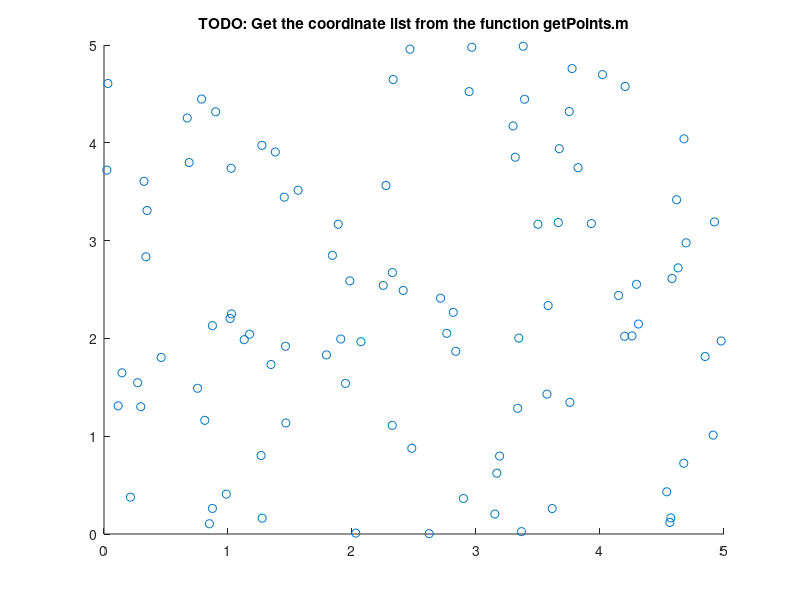

This chart was generated by the following MATLAB code: (Note: this script raises an error after producing the figure.)
% Cluster 2D pointclouds with spectral clustering and compare with k-means
% USI, ICS, Lugano
% Numerical Computing 

clear all;close all;
warning OFF;

addpath ../datasets
addpath ../datasets/Meshes

% Specify the number of clusters
K = 2;

%% 1.1) Get coordinate list from pointclouds
% \----------------------------/
%     Your implementation
% \----------------------------/
% Coords used in this script
Pts_dummy = [rand(1,100)*5;rand(1,100)*5]';
figure;
scatter(Pts_dummy(:,1),Pts_dummy(:,2))
title('TODO: Get the coordinate list from the function getPoints.m')

n = size(Pts_dummy,1);
% dummy vars
dummy_map     = ones(n,1);
dummy_epsilon = 1;

% Create Gaussian similarity function
[S] = similarityfunc(Pts_dummy(:,1:2));

%% 1.2) Find the minimal spanning tree of the full graph. Use the information
%      to determine a valid value for epsilon        
% \----------------------------/
%     Your implementation
% \----------------------------/

%% 1.3) Create the epsilon similarity graph
[G] = epsilonSimGraph(dummy_epsilon,Pts_dummy);
% \----------------------------/
%     Your implementation
% \----------------------------/

%% 1.4) Create the adjacency matrix for the epsilon case 
% \----------------------------/
%     Your implementation
% \----------------------------/
W = rand(n,n);

figure;
gplotg(W,Pts_dummy(:,1:2))
title('TODO: Visualize the correct adjacency matrix')
%% 1.5) Create the Laplacian matrix and implement spectral clustering
[L,Diag] = CreateLapl(W);

% \----------------------------/
%     Your implementation
% \----------------------------/

% Cluster rows of eigenvector matrix of L corresponding to K smallest
% eigennalues. Use kmeans for that.
[D_spec,x_spec]     = kmeans_mod(Pts_dummy,K,n);

%% 1.6) Run K-means on input data
% \----------------------------/
%     Your implementation
% \----------------------------/
[D_kmeans,x_kmeans] = kmeans_mod(Pts_dummy,K,n);

%% 1.7) Visualize spectral and k-means clustering results
figure;
subplot(1,2,1)
gplotmap(W,Pts_dummy,dummy_map)
title('TODO: Plot the spectral clusters')
subplot(1,2,2)
gplotmap(W,Pts_dummy,dummy_map)
title('TODO: Plot the K-means clusters')